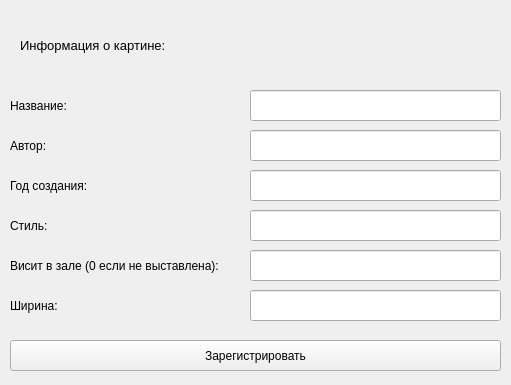
<?xml version="1.0" encoding="UTF-8"?>
<ui version="4.0">
 <class>Form</class>
 <widget class="QWidget" name="Form">
  <property name="geometry">
   <rect>
    <x>0</x>
    <y>0</y>
    <width>511</width>
    <height>385</height>
   </rect>
  </property>
  <property name="windowTitle">
   <string>Регистрация картины</string>
  </property>
  <widget class="QLineEdit" name="year_line">
   <property name="geometry">
    <rect>
     <x>250</x>
     <y>170</y>
     <width>251</width>
     <height>31</height>
    </rect>
   </property>
  </widget>
  <widget class="QLabel" name="label">
   <property name="geometry">
    <rect>
     <x>20</x>
     <y>30</y>
     <width>481</width>
     <height>31</height>
    </rect>
   </property>
   <property name="font">
    <font>
     <pointsize>10</pointsize>
    </font>
   </property>
   <property name="text">
    <string>Информация о картине:</string>
   </property>
  </widget>
  <widget class="QLabel" name="label_5">
   <property name="geometry">
    <rect>
     <x>10</x>
     <y>170</y>
     <width>231</width>
     <height>31</height>
    </rect>
   </property>
   <property name="text">
    <string>Год создания:</string>
   </property>
  </widget>
  <widget class="QLabel" name="label_2">
   <property name="geometry">
    <rect>
     <x>10</x>
     <y>290</y>
     <width>231</width>
     <height>31</height>
    </rect>
   </property>
   <property name="text">
    <string>Ширина:</string>
   </property>
  </widget>
  <widget class="QLabel" name="label_4">
   <property name="geometry">
    <rect>
     <x>10</x>
     <y>130</y>
     <width>231</width>
     <height>31</height>
    </rect>
   </property>
   <property name="text">
    <string>Автор:</string>
   </property>
  </widget>
  <widget class="QLineEdit" name="author_line">
   <property name="geometry">
    <rect>
     <x>250</x>
     <y>130</y>
     <width>251</width>
     <height>31</height>
    </rect>
   </property>
  </widget>
  <widget class="QLabel" name="label_3">
   <property name="geometry">
    <rect>
     <x>10</x>
     <y>90</y>
     <width>231</width>
     <height>31</height>
    </rect>
   </property>
   <property name="text">
    <string>Название:</string>
   </property>
  </widget>
  <widget class="QLineEdit" name="lineEdit">
   <property name="geometry">
    <rect>
     <x>250</x>
     <y>250</y>
     <width>251</width>
     <height>31</height>
    </rect>
   </property>
  </widget>
  <widget class="QLineEdit" name="name_line">
   <property name="geometry">
    <rect>
     <x>250</x>
     <y>90</y>
     <width>251</width>
     <height>31</height>
    </rect>
   </property>
  </widget>
  <widget class="QLabel" name="label_7">
   <property name="geometry">
    <rect>
     <x>10</x>
     <y>250</y>
     <width>231</width>
     <height>31</height>
    </rect>
   </property>
   <property name="text">
    <string>Висит в зале (0 если не выставлена):</string>
   </property>
  </widget>
  <widget class="QLineEdit" name="style_line">
   <property name="geometry">
    <rect>
     <x>250</x>
     <y>210</y>
     <width>251</width>
     <height>31</height>
    </rect>
   </property>
  </widget>
  <widget class="QLineEdit" name="id_line">
   <property name="geometry">
    <rect>
     <x>250</x>
     <y>290</y>
     <width>251</width>
     <height>31</height>
    </rect>
   </property>
  </widget>
  <widget class="QLabel" name="label_6">
   <property name="geometry">
    <rect>
     <x>10</x>
     <y>210</y>
     <width>231</width>
     <height>31</height>
    </rect>
   </property>
   <property name="text">
    <string>Стиль:</string>
   </property>
  </widget>
  <widget class="QPushButton" name="pushButton">
   <property name="geometry">
    <rect>
     <x>10</x>
     <y>340</y>
     <width>491</width>
     <height>31</height>
    </rect>
   </property>
   <property name="text">
    <string>Зарегистрировать</string>
   </property>
  </widget>
 </widget>
 <resources/>
 <connections/>
</ui>
